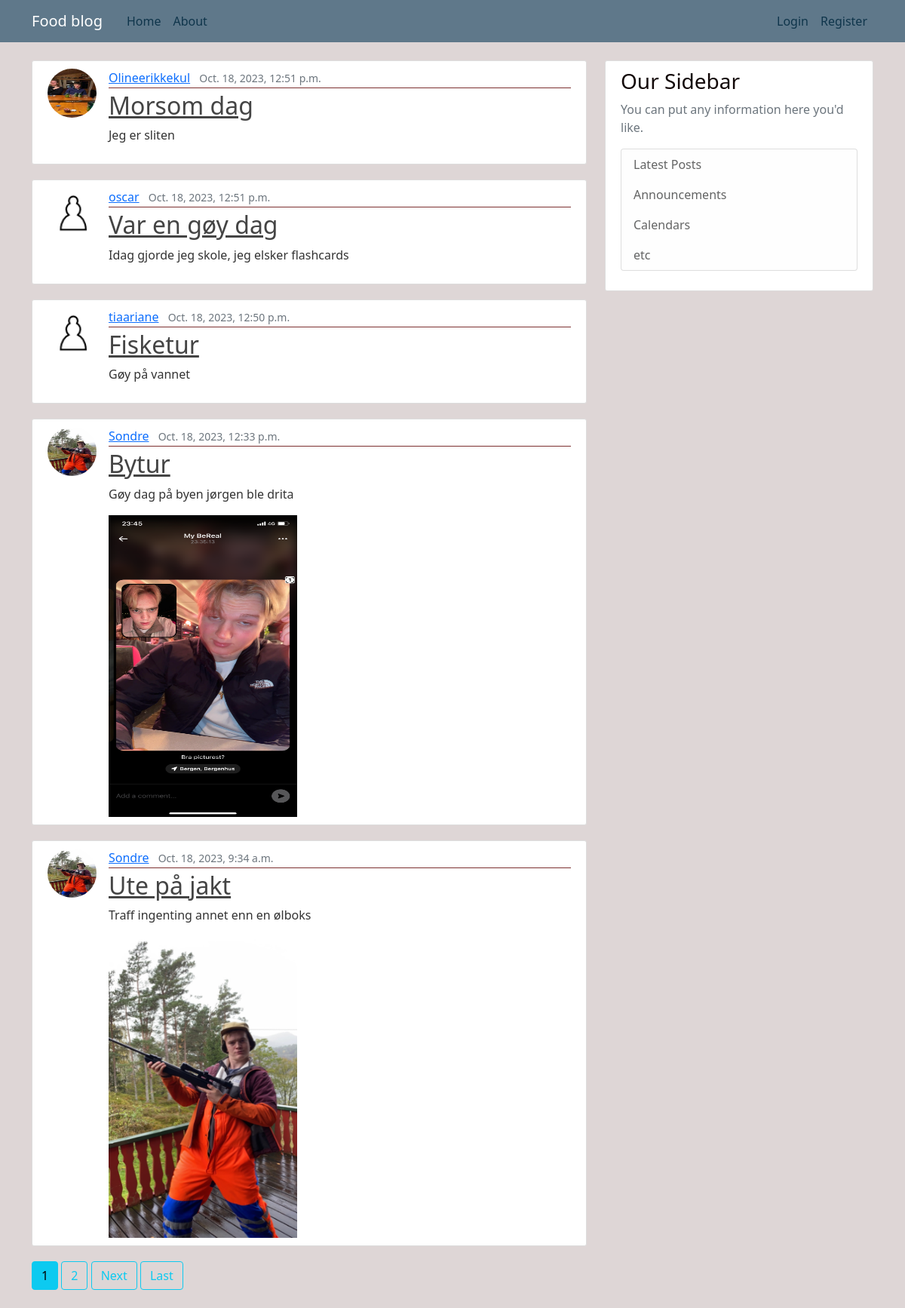
Before: / with the older database file.
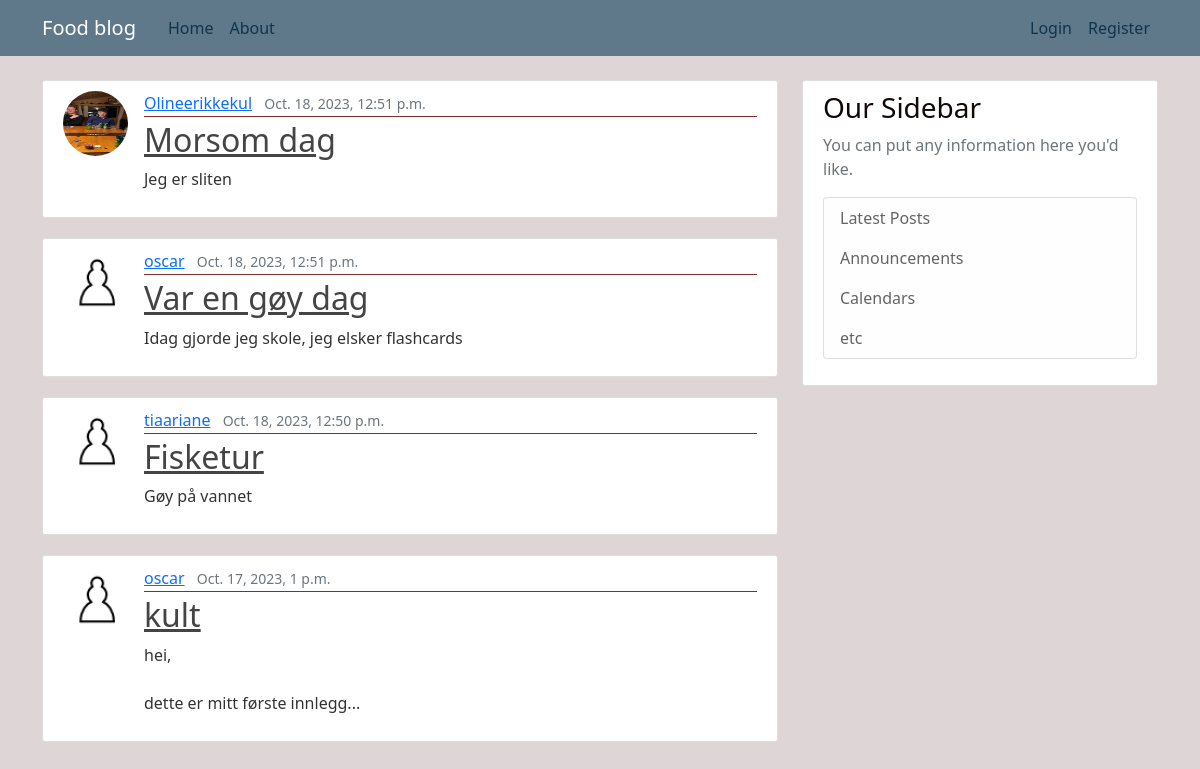
After: the same page with the newer database file.
### blog/models.py (models this page shows, shortened)
class Post(models.Model):
    title=models.CharField(max_length=100)
    content=models.TextField()
    picture=models.ImageField(upload_to='post_pics',blank=True)
    created_at=models.DateTimeField(default=timezone.now)
    author=models.ForeignKey(User,on_delete=models.CASCADE)

### users/models.py (models this page shows, shortened)
class Profile(models.Model):
    user=models.OneToOneField(User,on_delete=models.CASCADE)
    image=models.ImageField(default='default.jpg',upload_to='profile_pics')

### blog/views.py (the view)
# urls.py: path('',PostListView.as_view(), name="blog-home"),
class PostListView(ListView):
    model=Post
    template_name="blog/home.html"
    context_object_name='posts'
    ordering=['-created_at']
    picture=['picture']
    paginate_by=5

### blog/templates/blog/home.html (shortened to what this page needs)
{%extends "blog/base.html"%}
{%block content%}
    {%for post in posts%}
        <article class="media content-section">
            <img class="rounded-circle article-img " src="{{ post.author.profile.image.url }}">
            <div class="media-body">
            <div class="article-metadata">
                <a class="mr-2" href="{% url 'user-posts' post.author.username %}">{{ post.author }}</a>
                <small class="text-muted">{{ post.created_at }}</small>
            </div>
            <h2><a class="article-title" href="{% url 'post-detail' post.id %}">{{ post.title }}</a></h2>
            <p class="article-content">{{ post.content }}</p>
            {%if post.picture %}
                <img height="400" width="250" src="{{ post.picture.url }}">
            {%endif%}
            </div>
        </article>
    {%endfor%}
    {% if is_paginated %}
      {% for num in page_obj.paginator.page_range %}
        {% if page_obj.number == num %}
          <a class="btn btn-info mb-4" href="?page={{ num }}">{{ num }}</a>
        {% elif num > page_obj.number|add:'-3' and num < page_obj.number|add:'3' %}
          <a class="btn btn-outline-info mb-4" href="?page={{ num }}">{{ num }}</a>
        {% endif %}
      {% endfor %}
      {% if page_obj.has_next %}
        <a class="btn btn-outline-info mb-4" href="?page={{ page_obj.next_page_number }}">Next</a>
        <a class="btn btn-outline-info mb-4" href="?page={{ page_obj.paginator.num_pages }}">Last</a>
      {% endif %}
    {% endif %}
{%endblock content%}

### blog/templates/blog/base.html (shortened to what this page needs)
{% load static %}
<!DOCTYPE html>
<html>
    <head>
        <link rel="stylesheet" href="https://cdn.jsdelivr.net/npm/bootstrap@4.3.1/dist/css/bootstrap.min.css">
        <link href="https://cdn.jsdelivr.net/npm/bootstrap@5.0.2/dist/css/bootstrap.min.css" rel="stylesheet">
        <link rel="stylesheet" type="text/css" href="{% static 'blog/main.css' %}">
    </head>
    <body>
        <header class="site-header">
            <nav class="navbar navbar-expand-md navbar-dark bg-steel fixed-top">
              <div class="container">
                <a class="navbar-brand mr-4" href="/">Food blog
                </a>
                <div class="collapse navbar-collapse" id="navbarToggle">
                  <div class="navbar-nav mr-auto">
                    <a class="nav-item nav-link" href="/">Home</a>
                    <a class="nav-item nav-link" href="/about">About</a>
                  </div>
                  <div class="navbar-nav">
                    {% if user.is_authenticated %}
                      <a class="nav-item nav-link" href="{% url 'post-create' %}">Create Post</a>
                      <a class="nav-item nav-link" href="{% url 'profile' %}">Profile</a>
                      <form method="POST" action="{% url 'logout' %}" class="nav-item nav-link">
                        {% csrf_token %}
                        <button type="submit" class="btn btn-link" style="padding: 0; border: none; background: none;">Logout</button>
                      </form>
                    {% else %}
                      <a class="nav-item nav-link" href="{% url 'login' %}">Login</a>
                      <a class="nav-item nav-link" href="{% url 'register' %}">Register</a>
                    {% endif %}
                  </div>
                </div>
              </div>
            </nav>
        </header>
        <main role="main" class="container">
            <div class="row">
              <div class="col-md-8">
                {% block content %}{% endblock %}
              </div>
              <div class="col-md-4">
                <div class="content-section">
                  <h3>Our Sidebar</h3>
                  <p class='text-muted'>You can put any information here you'd like.
                    <ul class="list-group">
                      <a class="list-group-item list-group-item-light" href="post">Latest Posts</a>
                      <li class="list-group-item list-group-item-light">Announcements</li>
                      <li class="list-group-item list-group-item-light">Calendars</li>
                      <li class="list-group-item list-group-item-light">etc</li>
                    </ul>
                  </p>
                </div>
              </div>
            </div>
        </main>
    </body>
</html>

### blog/static/blog/main.css (style rules this page uses)
body { background: #ded6d6; color: #333333; margin-top: 5rem; }
h1, h2, h3, h4, h5, h6 { color: #120808; }
ul { margin: 0; }
.bg-steel { background-color: #5f788a; }
.site-header .navbar-nav .nav-link { color: #0f354b; }
.content-section { background: #ffffff; padding: 10px 20px; border: 1px solid #dddddd; border-radius: 3px; margin-bottom: 20px; }
.article-title { color: #444444; }
.article-content { white-space: pre-line; }
.article-img { height: 65px; width: 65px; margin-right: 16px; }
.article-metadata { padding-bottom: 1px; margin-bottom: 4px; border-bottom: 1px solid #7c3030 }

Changed rows visible on the page:
removed Post: author.profile.image (picture), author "Sondre", created_at "Oct. 18, 2023, 12:33 p.m.", title "Bytur", content "Gøy dag på byen jørgen ble drita", picture (picture)
removed Post: author.profile.image (picture), author "Sondre", created_at "Oct. 18, 2023, 9:34 a.m.", title "Ute på jakt", content "Traff ingenting annet enn en ølboks", picture (picture)
now on this page (row unchanged): Post: author.profile.image (placeholder picture), author "oscar", created_at "Oct. 17, 2023, 1 p.m.", title "kult", content "hei, dette er mitt første innlegg..."
Other visible differences:
list line gone: "1"
list line gone: "2"
text no longer shown: "Next Last"
